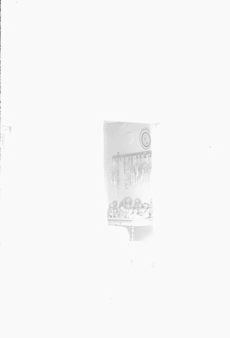
#> input picture datasets/Multi-exp/Test_vi/1.bmp, 230 x 338 px, given in place of F9_00.bmp, which was not available
$ python measure_foucs.py
#> lines starting #> are read from the running program, lines starting #| are printed output that depends on the picture; pictures that were not available may be replaced by others from this repository, and a replacement may not be noted
import cv2
import skimage.measure
import numpy as np
import math
from PIL import Image
import argparse
import os

# os.environ['CUDA_VISIBLE_DEVICES'] = '0'

def avgGradient(path):
    image = Image.open(path).convert('L')
    image = np.array(image)/255.0

    width = image.shape[1]
    width = width - 1
    heigt = image.shape[0]
    heigt = heigt - 1
    tmp = 0.0

    for i in range(heigt):
        for j in range(width):
            # print('{},{}'.format(i,j))
            dx = float(image[i, j + 1]) - float(image[i, j])
            dy = float(image[i + 1, j]) - float(image[i, j])
            ds = math.sqrt((dx * dx + dy * dy) / 2)
            tmp += ds

    imageAG = tmp / (width * heigt)
    return round(imageAG,3)

def spatialF(path):
    image = Image.open(path).convert('L')
    image = np.array(image)/255
    M = image.shape[0]
    N = image.shape[1]

    cf = 0
    rf = 0
    for i in range(1, M - 1):
        for j in range(1, N - 1):
            dx = float(image[i, j - 1]) - float(image[i, j])
            rf += dx ** 2
            dy = float(image[i - 1, j]) - float(image[i, j])
            cf += dy ** 2

    RF = math.sqrt(rf / (M * N))
    CF = math.sqrt(cf / (M * N))
    SF = math.sqrt(RF ** 2 + CF ** 2)

    return round(SF,2)

def getMI(im1,im2):

    #im1 = im1.astype('float')
    #im2 = im2.astype('float')

    hang, lie = im1.shape

    count = hang*lie
    N = 256

    h = np.zeros((N,N))

    for i in range(hang):
        for j in range(lie):
            h[im1[i,j],im2[i,j]] = h[im1[i,j],im2[i,j]]+1

    h = h/np.sum(h)

    im1_marg = np.sum(h,axis=0)
    im2_marg = np.sum(h, axis=1)

    H_x = 0
    H_y = 0

    for i in range(N):
        if(im1_marg[i]!=0):
            H_x = H_x + im1_marg[i]*math.log2(im1_marg[i])

    for i in range(N):
        if(im2_marg[i]!=0):
            H_x = H_x + im2_marg[i]*math.log2(im2_marg[i])

    H_xy = 0

    for i in range(N):
        for j in range(N):
            if(h[i,j]!=0):
                H_xy = H_xy + h[i,j]*math.log2(h[i,j])

    MI = H_xy-H_x-H_y

    return MI


# 数组旋转180度
def flip180(arr):
    new_arr = arr.reshape(arr.size)
    new_arr = new_arr[::-1]
    new_arr = new_arr.reshape(arr.shape)
    return new_arr

#相当于matlab的Conv2
def convolution(k, data):
    k = flip180(k)
    data = np.pad(data, ((1, 1), (1, 1)), 'constant', constant_values=(0, 0))
    n,m = data.shape
    img_new = []
    for i in range(n-2):
        line = []
        for j in range(m-2):
            a = data[i:i+3,j:j+3]
            line.append(np.sum(np.multiply(k, a)))
        img_new.append(line)
    return np.array(img_new)


#用h3对strA做卷积并保留原形状得到SAx，再用h1对strA做卷积并保留原形状得到SAy
#matlab会对图像进行补0，然后卷积核选择180度
#gA = sqrt(SAx.^2 + SAy.^2);
#定义一个和SAx大小一致的矩阵并填充0定义为aA，并计算aA的值
def getArray(img):
    #Sobel Operator Sobel算子
    h1 = np.array([[1, 2, 1], [0, 0, 0], [-1, -2, -1]]).astype(np.float32)
    h2 = np.array([[0, 1, 2], [-1, 0, 1], [-2, -1, 0]]).astype(np.float32)
    h3 = np.array([[-1, 0, 1], [-2, 0, 2], [-1, 0, 1]]).astype(np.float32)
    SAx = convolution(h3,img)
    SAy = convolution(h1,img)
    gA = np.sqrt(np.multiply(SAx,SAx)+np.multiply(SAy,SAy))
    n, m = img.shape
    aA = np.zeros((n,m))
    for i in range(n):
        for j in range(m):
            if(SAx[i,j]==0):
                aA[i,j] = math.pi/2
            else:
                aA[i, j] = math.atan(SAy[i,j]/SAx[i,j])
    return gA,aA


#the relative strength and orientation value of GAF,GBF and AAF,ABF;
def getQabf(aA,gA,aF,gF):
    #model parameters 模型参数
    L = 1
    Tg = 0.9994
    kg = -15
    Dg = 0.5
    Ta = 0.9879
    ka = -22
    Da = 0.8

    n, m = aA.shape
    GAF = np.zeros((n,m))
    AAF = np.zeros((n,m))
    QgAF = np.zeros((n,m))
    QaAF = np.zeros((n,m))
    QAF = np.zeros((n,m))
    for i in range(n):
        for j in range(m):
            if(gA[i,j]>gF[i,j]):
                GAF[i,j] = gF[i,j]/gA[i,j]
            elif(gA[i,j]==gF[i,j]):
                GAF[i, j] = gF[i, j]
            else:
                GAF[i, j] = gA[i,j]/gF[i, j]
            AAF[i,j] = 1-np.abs(aA[i,j]-aF[i,j])/(math.pi/2)

            QgAF[i,j] = Tg/(1+math.exp(kg*(GAF[i,j]-Dg)))
            QaAF[i,j] = Ta/(1+math.exp(ka*(AAF[i,j]-Da)))

            QAF[i,j] = QgAF[i,j]*QaAF[i,j]

    return QAF

def getQABF(vi, ir, fusion):
    #if y is the response to h1 and x is the response to h3;then the intensity is sqrt(x^2+y^2) and  is arctan(y/x);
    #如果y对应h1，x对应h2，则强度为sqrt(x^2+y^2)，方向为arctan(y/x)

    strA = cv2.imread(vi, 0).astype(np.float32)
    strB = cv2.imread(ir, 0).astype(np.float32)
    strF = cv2.imread(fusion, 0).astype(np.float32)

    #对strB和strF进行相同的操作
    gA,aA = getArray(strA)
    gB,aB = getArray(strB)
    gF,aF = getArray(strF)

    QAF = getQabf(aA,gA,aF,gF)
    QBF = getQabf(aB,gB,aF,gF)


    #计算QABF
    deno = np.sum(gA+gB)
    nume = np.sum(np.multiply(QAF,gA)+np.multiply(QBF,gB))
    output = nume/deno

    return output


def get_args():
  parser = argparse.ArgumentParser()
#   parser.add_argument('--dir', type=str, default='auto')
  parser.add_argument('--epochs', type=int, default=8)

  args, _ = parser.parse_known_args()
  return args

if __name__ == '__main__':
	# 这样读取后已经是灰度图
    args = get_args()
    # basepath = args.dir

    # for epoch in range(args.epochs):
    for epoch in range(1):

        en = []
        sf = []
        mi = []
        mg = []
        qabf = []
        for i in range(19):
            print(i)
            # fusionpath = 'eval/'+ '/F'+str(epoch+1) +'_'+str(i) + '.bmp'
            if i<10:
                fusionpath = '../Multi-exp/result/epoch9/F9_0' + str(i) + '.bmp'
            else:
                fusionpath = '../Multi-exp/result/epoch9/F9_' + str(i) + '.bmp'
            sourceVIpath = '../Multi-exp/Test_vi/' + str(i+1) + '.bmp'
            sourceIRpath = '../Multi-exp/Test_ir/' + str(i+1) + '.bmp'
            fusionImage = cv2.imread(fusionpath, 0)
#> fusionImage is the input picture: shape (338, 230); min 109, max 251, mean 247.3
            sourceVI_Image = cv2.imread(sourceVIpath, 0)
            sourceIR_Image = cv2.imread(sourceIRpath, 0)


            en.append(skimage.measure.shannon_entropy(fusionImage, base=2))
            sf.append(spatialF(fusionpath))
#> after the loop in spatialF, `for i in range(1, M - 1):`: cf = 4.71; rf = 12.7
#> in spatialF, `RF = math.sqrt(rf / (M * N))`: RF = 0.0128
#> in spatialF, `CF = math.sqrt(cf / (M * N))`: CF = 0.00779
#> in spatialF, `SF = math.sqrt(RF ** 2 + CF ** 2)`: SF = 0.015
            mi.append(getMI(fusionImage, sourceVI_Image))
#> after the loop in getMI, `for i in range(hang):`:
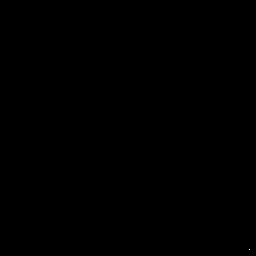
#> h: shape (256, 256) float64; min 0, max 70847, mean 1.2; drawn with min black and max white
#> in getMI, `im1_marg = np.sum(h,axis=0)`: im1_marg = 256 values, max 0.911 at index 249, min 0 at index 0, mean 0.00391
#> in getMI, `im2_marg = np.sum(h, axis=1)`: im2_marg has the same summary as im1_marg
#> the loop in getMI, `for i in range(N):` made 256 passes
#> H_x on passes 110, 136, 138, 143, 144, 153, 154, 156, 159, 161, 162, 164: -0.000209, -0.000418, -0.00081, -0.00102, -0.00123, -0.00179, -0.002, -0.00221, -0.00242, -0.00281, -0.00302, -0.00341
#> after the loop in getMI, `for i in range(N):`: H_x = -0.915
#> the loop in getMI, `for i in range(N):` made 256 passes
#> H_x on passes 110, 136, 138, 143, 144, 153, 154, 156, 159, 161, 162, 164: -0.915, -0.915, -0.915, -0.916, -0.916, -0.916, -0.917, -0.917, -0.917, -0.917, -0.918, -0.918
#> after the loop in getMI, `for i in range(N):`: H_x = -1.83
#> after the loop in getMI, `for i in range(N):`: H_xy = -0.915
#> in getMI, `MI = H_xy-H_x-H_y`: MI = 0.915
            mg.append(avgGradient(fusionpath))
#> after the loop in avgGradient, `for i in range(heigt):`: tmp = 151.6
#> in avgGradient, `imageAG = tmp / (width * heigt)`: imageAG = 0.00196
            qabf.append(getQABF(sourceVIpath, sourceIRpath, fusionpath))
#> after the loop in convolution, `for i in range(n-2):`: img_new = 338 items
#> in convolution, `return np.array(img_new)`:
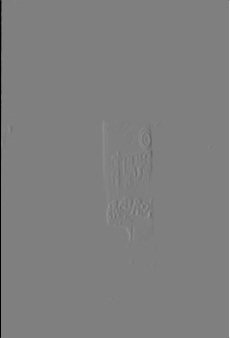
#> returned value: shape (338, 230) float32; min -1000, max 996, mean -0.4; drawn with min black and max white
#> in getArray, `gA = np.sqrt(np.multiply(SAx,SAx)+np.multiply(SAy,SAy))`:
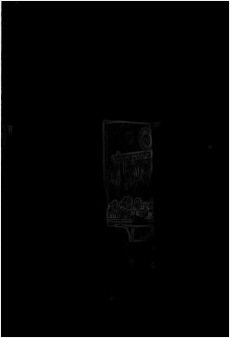
#> gA: shape (338, 230) float32; min 0, max 1056.4, mean 18; drawn with min black and max white
#> in getArray, `aA = np.zeros((n,m))`: aA: shape (338, 230) float64; every value is 0
#> after the loop in getArray, `for i in range(n):`:
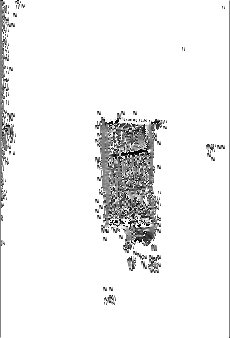
#> aA: shape (338, 230) float64; min -1.57, max 1.57, mean 1.38; drawn with min black and max white
#> after the loop in getQabf, `for i in range(n):`: AAF: shape (338, 230) float64; every value is 1
#> after the loop in getQabf, `for i in range(n):`:
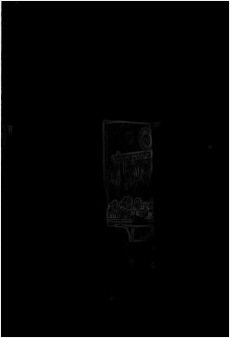
#> GAF: shape (338, 230) float64; min 0, max 1056.4, mean 18; drawn with min black and max white
#> after the loop in getQabf, `for i in range(n):`:
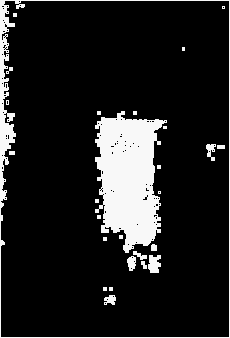
#> QAF: shape (338, 230) float64; min 0.000539, max 0.975, mean 0.128
#> after the loop in getQabf, `for i in range(n):`: QaAF: shape (338, 230) float64; every value is 0.976
#> in getQABF, `deno = np.sum(gA+gB)`: deno = 2803213.8
#> in getQABF, `nume = np.sum(np.multiply(QAF,gA)+np.multiply(QBF,gB))`: nume = 2734065.9
#> in getQABF, `output = nume/deno`: output = 0.975
#> (the run stopped early here; a loop or call above may not have finished)
